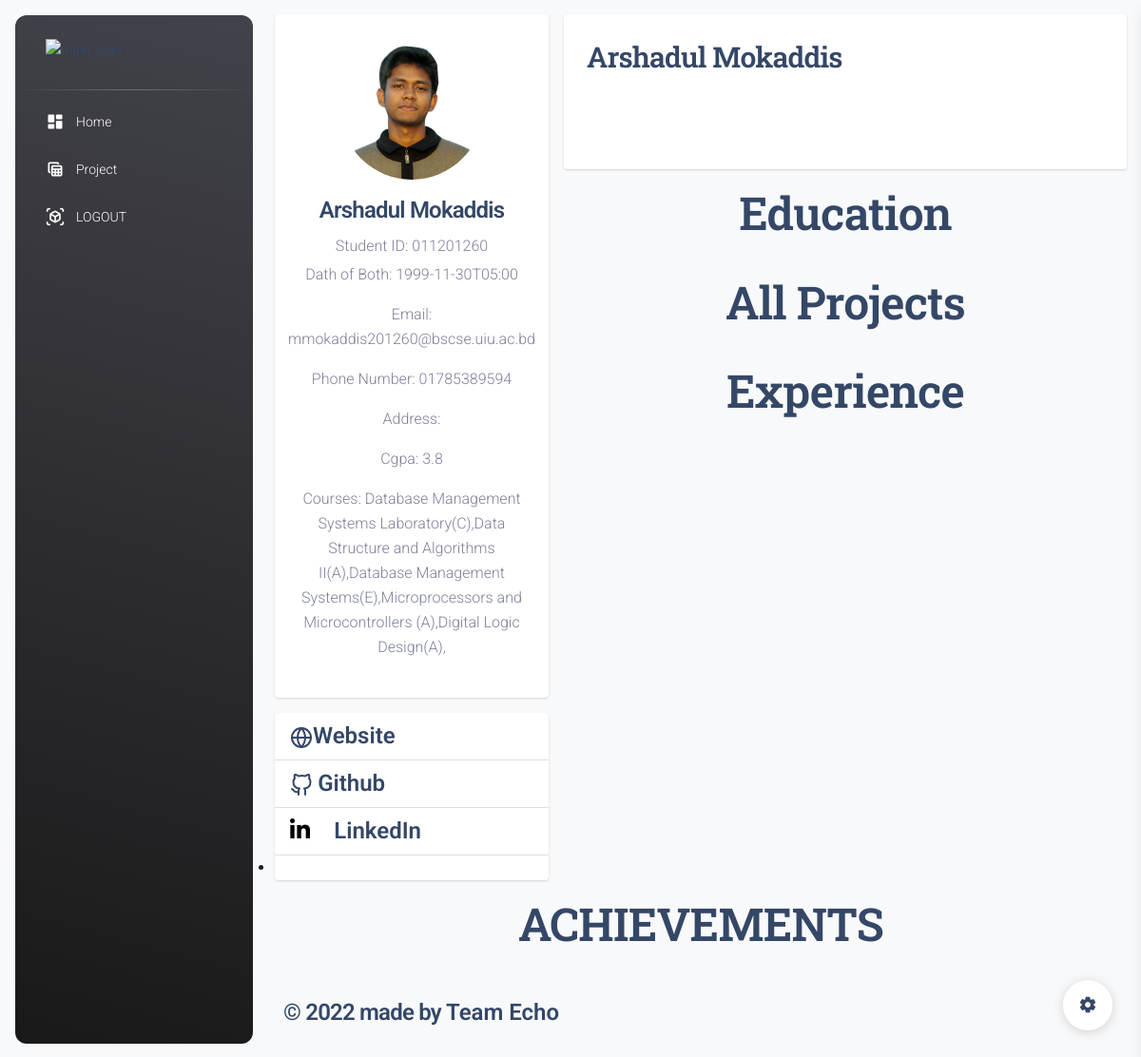
The page /navbar/show_student_profile.php?id=011201260 on the database its author committed.
### tables this page shows
CREATE TABLE `student` (
  `name` varchar(100) NOT NULL,
  `dob` varchar(60) NOT NULL,
  `gender` varchar(60) NOT NULL,
  `id` varchar(15) NOT NULL,
  `email` varchar(255) NOT NULL,
  `number` varchar(50) NOT NULL,
  `department` varchar(100) NOT NULL,
  `password` varchar(255) NOT NULL,
  `image` varchar(500) NOT NULL,
  `cgpa` varchar(10) NOT NULL,
  `github` varchar(200) NOT NULL,
  `website` varchar(200) NOT NULL,
  `linkedin` varchar(200) NOT NULL,
  `address` varchar(255) NOT NULL,
  `intro` varchar(300) NOT NULL,
  `about` varchar(10000) NOT NULL,
  PRIMARY KEY (`id`)
);

CREATE TABLE `take_courses` (
  `id` int(11) NOT NULL AUTO_INCREMENT,
  `sid` varchar(200) NOT NULL,
  `cid` varchar(255) NOT NULL,
  `sname` varchar(200) NOT NULL,
  `tname` varchar(255) NOT NULL,
  `department` varchar(200) NOT NULL,
  `cname` varchar(200) NOT NULL,
  `section` varchar(200) NOT NULL,
  `Room` varchar(100) NOT NULL,
  `ctimestart` varchar(100) NOT NULL,
  `ctimeend` varchar(100) NOT NULL,
  `image` varchar(1000) NOT NULL,
  PRIMARY KEY (`id`)
);

### navbar/show_student_profile.php (the view, shortened to what this page needs)
<?php
include("db.php");
$tid = $_GET['id'];
$sq = "SELECT * FROM `student` WHERE id='$tid'";
$result = mysqli_query($conn, $sq);
$data = $result->fetch_assoc();
if ($result) {
    $name=$data['name'];
    $sid=$data['id'];
    $dob = $data['dob'];
    $phone = $data['number'];
    $image = $data['image'];
    $email=$data['email'];
    $cgpa = $data['cgpa'];
    $website = $data['website'];
    $github = $data['github'];
    $linkedin = $data['linkedin'];
    $address = $data['address'];
}
?>
<!DOCTYPE html>
<html lang="en">
  <head>
<link href="./assets/css/nucleo-icons.css" rel="stylesheet" />
<link href="./assets/css/nucleo-svg.css" rel="stylesheet" />
<link id="pagestyle" href="./assets/css/material-dashboard.css?v=3.0.4" rel="stylesheet" />
  </head>
  <body class="g-sidenav-show  bg-gray-100">
      <aside class="sidenav navbar navbar-vertical navbar-expand-xs border-0 border-radius-xl my-3 fixed-start ms-3   bg-gradient-dark" id="sidenav-main">
  <div class="sidenav-header">
    <a class="navbar-brand m-0" href="teacherprofile.php" target="_blank">
      <img src="uploads/<?=$_SESSION['teacher_image']?>" class="navbar-brand-img h-100" alt="main_logo">
    </a>
  </div>
  <hr class="horizontal light mt-0 mb-2">
  <div class="collapse navbar-collapse  w-auto " id="sidenav-collapse-main">
    <ul class="navbar-nav">
<li class="nav-item">
  <a class="nav-link text-white " href="teacherhome.php">
      <div class="text-white text-center me-2 d-flex align-items-center justify-content-center">
        <i class="material-icons opacity-10">dashboard</i>
      </div>
    <span class="nav-link-text ms-1">Home</span>
  </a>
</li>
<li class="nav-item">
  <a class="nav-link text-white " href="facultyprojetrequest.php">
      <div class="text-white text-center me-2 d-flex align-items-center justify-content-center">
        <i class="material-icons opacity-10">table_view</i>
      </div>
    <span class="nav-link-text ms-1">Project</span>
  </a>
</li>
<li class="nav-item">
  <a class="nav-link text-white " href="teacherlogout.php">
      <div class="text-white text-center me-2 d-flex align-items-center justify-content-center">
        <i class="material-icons opacity-10">view_in_ar</i>
      </div>
    <span class="nav-link-text ms-1">LOGOUT</span>
  </a>
</li>
</aside>
      <main class="main-content border-radius-lg ">
        <div class="main-body">
<div class="row gutters-sm">
    <div class="col-md-4 mb-3">
        <div class="card">
            <div class="card-body">
                <div class="d-flex flex-column align-items-center text-center">
                    <img src="uploads/<?= $image ?>" alt="<?php echo $name; ?>" class="rounded-circle" width="150">
                    <div class="mt-3">
                        <h4><?php echo $name; ?></h4>
                        <p class="text-secondary mb-1">Student ID: <?php echo $sid; ?></p>
                        <p class="text-muted font-size-sm">Dath of Both: <?php echo  $dob ?></p>
                        <p class="text-muted font-size-sm">Email: <?php echo  $email ?></p>
                        <p class="text-muted font-size-sm">Phone Number: <?php echo $phone ?></p>
                        <p class="text-muted font-size-sm">Address: <?php echo $address ?></p>
                        <p class="text-muted font-size-sm">Cgpa: <?php echo  $cgpa ?></p>
                        <p class="text-muted font-size-sm">Courses: <?php
                                                                    $s = "Select * from take_courses where sid='$sid'";
                                                                    $result = mysqli_query($conn, $s);
                                                                    while ($row = mysqli_fetch_array($result)) {
                                                                        echo $row['cname'];
                                                                        echo "(" . $row['section'] . ")";
                                                                        echo ",";
                                                                    }
                                                                    ?></p>
                    </div>
                </div>
            </div>
        </div>
        <div class="card mt-3">
            <ul class="list-group list-group-flush">
                <li class="list-group-item d-flex justify-content-between align-items-center flex-wrap">
                    <h4 class="mb-0"><a href="<?php echo $website ?>">Website</a></h4>
                </li>
                <li class="list-group-item d-flex justify-content-between align-items-center flex-wrap">
                    <h4 class="mb-0"> <a href="<?php echo $github ?>">Github</a></h4>
                </li>
                <li class="list-group-item d-flex justify-content-between align-items-center flex-wrap">
                    <h4 class="mb-0" style="color:black">
                        <i class="fa fa-linkedin" aria-hidden="true" style="padding-right:20px"></i><a href="<?php echo $linkedin ?>"> LinkedIn</a>
                    </h4>
                </li>
                <li>
                    <br>
                </li>
            </ul>
        </div>
    </div>
    <div class="col-md-8">
        <div class="card mb-3">
            <div class="card-body">
                <div class="row">
                    <h3><?php echo $name ?></h3>
                    <div class="col-sm-9 text-secondary">
                    </div>
                </div>
                <div class="row">
                    <div class="col-sm-9 text-secondary">
                    </div>
                </div>
                <hr>
                <hr>
            </div>
        </div>
        <h1 style="text-align: center"> Education  </h1>
        <div>
                <br>
                <h1 style="text-align: center"> All Projects  </h1>
                <br>
                <h1 style="text-align: center">Experience </h1>
                <br>
                </div>
        </div>
        <h1 style="text-align: center"> ACHIEVEMENTS </h1>
                <br>
                </div>
        </div>
    <footer class="footer py-4  ">
  <div class="container-fluid">
    <div class="row align-items-center justify-content-lg-between">
      <div class="col-lg-6 mb-lg-0 mb-4">
        <div class="copyright text-center text-sm text-muted text-lg-start">
          <h4>© 2022
          made  by
          <a href="" class="font-weight-bold" target="_blank">Team Echo</a></h4>
        </div>
      </div>
    </div>
  </div>
</footer>
       </main>
          <div class="fixed-plugin">
    <a class="fixed-plugin-button text-dark position-fixed px-3 py-2">
      <i class="material-icons py-2">settings</i>
    </a>
    </div>
</body>
</html>

### navbar/show_student_profile.php (style rules this page uses)
body { color: #1a202c; text-align: left; background-color: #e2e8f0; }
.main-body { padding: 15px; }
.card { box-shadow: 0 1px 3px 0 rgba(0, 0, 0, .1), 0 1px 2px 0 rgba(0, 0, 0, .06); }
.card { position: relative; display: flex; flex-direction: column; min-width: 0; word-wrap: break-word; background-color: #fff; background-clip: border-box; border: 0 solid rgba(0, 0, 0, .125); border-radius: .25rem; }
.card-body { flex: 1 1 auto; min-height: 1px; padding: 1rem; }
.gutters-sm { margin-right: -8px; margin-left: -8px; }
.gutters-sm>.col, .gutters-sm>[class*=col-] { padding-right: 8px; padding-left: 8px; }

### rows shown on the page
student: image (picture), name "Arshadul Mokaddis", id "011201260", dob "1999-11-30T05:00", email "mmokaddis201260@bscse.uiu.ac.bd", number "01785389594", cgpa "3.8"
take_courses: cname "Database Management Systems Laboratory", section "C"
take_courses: cname "Data Structure and Algorithms II", section "A"
take_courses: cname "Database Management Systems", section "E"
take_courses: cname "Microprocessors and Microcontrollers", section "A"
take_courses: cname "Digital Logic Design", section "A"
